Frame 1 (no input): blank canvas, image omitted
Frame 60 (the mouse pressed at the canvas centre just before this capture): blank canvas, image omitted
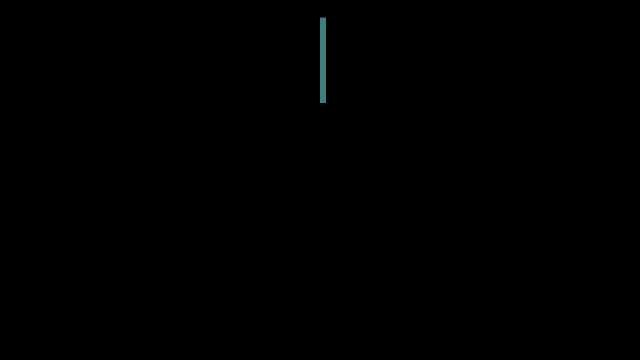
Frame 120 (the mouse held since frame 60 and released just before this capture)

The Processing sketch whose frames 1 and 60 were blank and that drew this single picture after the mouse press (run headless with seeded random() and noise(); from frame 60 on, the mouse is pressed at the canvas centre):

// Processing sketch: processing_157386
// ── processing_157386.pde

/**
 * Hue. 
 * 
 * Hue is the color reflected from or transmitted through an object 
 * and is typically referred to as the name of the color (red, blue, yellow, etc.) 
 * Move the cursor vertically over each bar to alter its hue. 
 */
 
int barWidth = 2;
int lastBar = -1;

void setup() 
{
  size(640, 360);
  colorMode(HSB, height, height, height);  
  noStroke();
  background(0);
}

void draw() 
{
  int whichBar = mouseX / barWidth;
  if (whichBar != lastBar) {
    int barX = whichBar * barWidth;
    fill(mouseY, height/2, height/2);
    rect(barX, height-random(0,height), barWidth*mouseX/100, random(0,height));
    lastBar = whichBar;
  }
}
